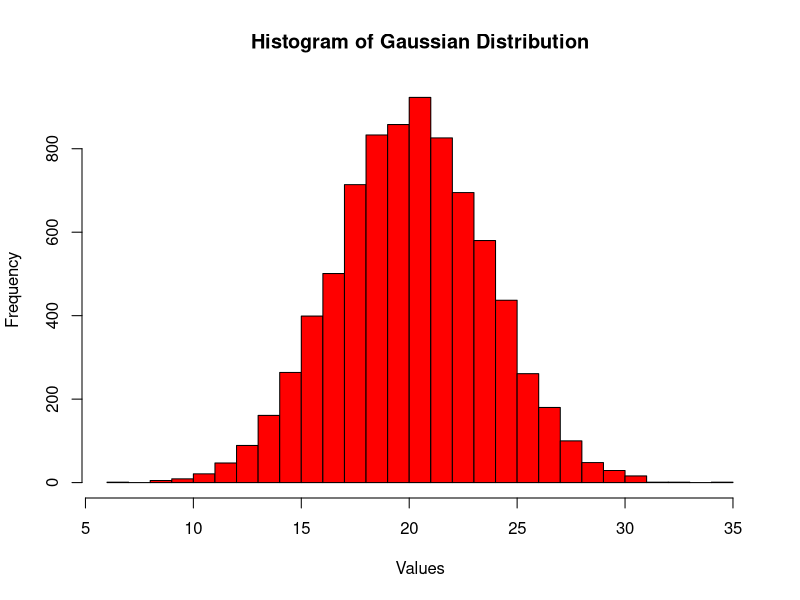

Write R code to recreate this figure.
# ==========================================================
# Question-3.r
# ==========================================================

# 3. Generate 8000 random deviates from Gaussian distribution
# with given mean and SD
# Plot histogram

print("3.(A) Plot the histogram of this distribution in red color. Print the mean and standard deviation of the generated distribution.")

x = rnorm(8000, mean = 20, sd = 3.5)

#Histogram

hist(x,
     breaks = 30,
     main = "Histogram of Gaussian Distribution",
     xlab = "Values",
     ylab = "Frequency",
     col = "red")

m = mean(x)
s = sd(x)

#Results
print(paste("Mean =", m))
print(paste("SD =", s))
print("The Histogram has been plotted.")


# ==========================================================
# 3(B).r
# ==========================================================

# Filter values more than 3 SD from mean

print("3(B).Filter the data points whose values are greater than 3 standard deviations and print them")

filtered_values = x[x > m + 3*s | x < m - 3*s]

print("Values more than 3 SD from mean:")
print(filtered_values)
